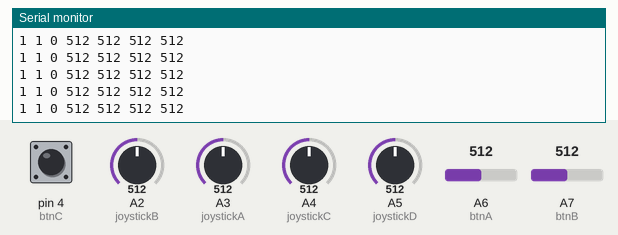
Simulated run of this sketch. Board: Arduino Nano, built with avr-gcc and run on an emulated ATmega328P. On the bench: the last lines printed to the serial monitor. Inputs (shaded band) come from the test bench; at power-on: A2 (joystickB) = 512, pin 4 (btnC) HIGH, A3 (joystickA) = 512, A4 (joystickC) = 512, A5 (joystickD) = 512, A6 (btnA) = 512, A7 (btnB) = 512. No radio packets arrive unless stated.

Above: at 1.2 s.
1.3 s: A2 (joystickB) set to 108
At 1.4 s:
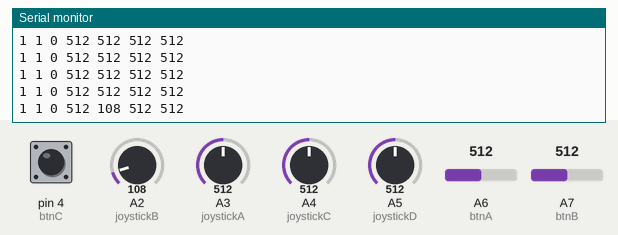
2.8 s: A2 (joystickB) set to 95
At 2.83 s:
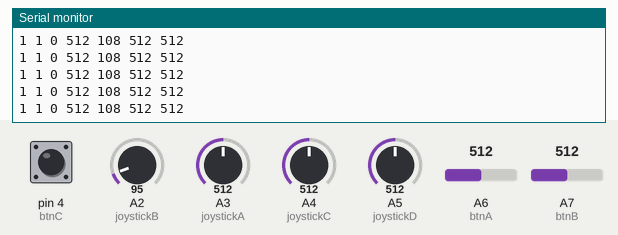
Timing chart, 0 to 5.8 s (numbered marks = the images above; inputs shaded):
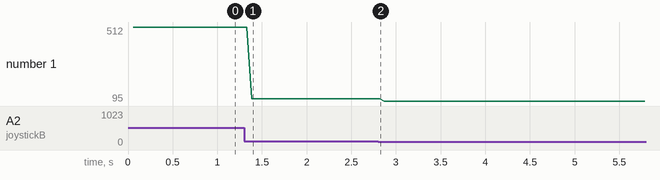

Measured:
- after the input at 1.3 s, the serial monitor: prints a new line after 0.08 s (image 1)
- plotted number 1: 512 → 108 after the input at 1.3 s, 108 → 95 after the input at 2.8 s

The sketch:

02_remote_end_with_limit_switch.ino
```cpp
#include <SPI.h>
#include <RF24.h>
#include <SPI.h>
#include <Wire.h>

//RF24L01配置
RF24 radio(A0, A1); // CE, CSN
const byte address[6] = "01001";     //Byte of array representing the address. This is the address where we will send the data. This should be same on the receiving side.
//定义输入按键引脚
int btnA = A6;
int btnB = A7;
int btnC = 4;
int joystickA = A3;
int joystickB = A2;
int joystickC = A4;
int joystickD = A5;

//发送的数据结构
struct dataStruct {
  unsigned long _micros;
  bool btnA;
  bool btnB;
  bool btnC;
  int joyStick_A_X;
  int joyStick_A_Y;
  int joyStick_B_X;
  int joyStick_B_Y;
} myData;

/*-----初始化函数-----*/
void setup() {
  Serial.begin(9600);
  btnSetup();
  radioSetup();
}

/*-----主循环函数-----*/
void loop() {
  sendKey();
  delay(50);


  Serial.print(myData.btnA);
  Serial.print(" ");
  Serial.print(myData.btnB);
  Serial.print(" ");
  Serial.print(myData.btnC);
  Serial.print(" ");
  Serial.print(myData.joyStick_A_X);
  Serial.print(" ");
  Serial.print(myData.joyStick_A_Y);
  Serial.print(" ");
  Serial.print(myData.joyStick_B_X);
  Serial.print(" ");
  Serial.print(myData.joyStick_B_Y);
  Serial.println(" ");
}

/*-----自定义函数-----*/

void sendKey() { //读取并发送按键电平信号
  if(analogRead(btnA)>1000){myData.btnA = 0;}else{myData.btnA = 1;}
  if(analogRead(btnB)>1000){myData.btnB = 0;}else{myData.btnB = 1;}
//  myData.btnA = map(analogRead(btnA),0,1023,1,0);
//  myData.btnB = map(analogRead(btnB),0,1023,1,0);
  myData.btnC = !digitalRead(btnC);
  myData.joyStick_A_X = analogRead(joystickA);
  myData.joyStick_A_Y = analogRead(joystickB);
  myData.joyStick_B_X = analogRead(joystickC);
  myData.joyStick_B_Y = analogRead(joystickD);
  myData._micros = micros();
  radio.write(&myData, sizeof(myData));
}

void btnSetup() { //设置按键为输入并内部上拉
  pinMode(btnA, INPUT);
  pinMode(btnB, INPUT);
  pinMode(btnC, INPUT_PULLUP);
  pinMode(joystickA, INPUT);
  pinMode(joystickB, INPUT);
  pinMode(joystickC, INPUT);
  pinMode(joystickD, INPUT);

}

void radioSetup() { //RF24L01发射端初始化
  radio.begin();                  //Starting the Wireless communication
  radio.openWritingPipe(address); //Setting the address where we will send the data
  radio.setPALevel(RF24_PA_MIN);  //You can set it as minimum or maximum depending on the distance between the transmitter and receiver.
  radio.stopListening();          //This sets the module as transmitter
}
```
